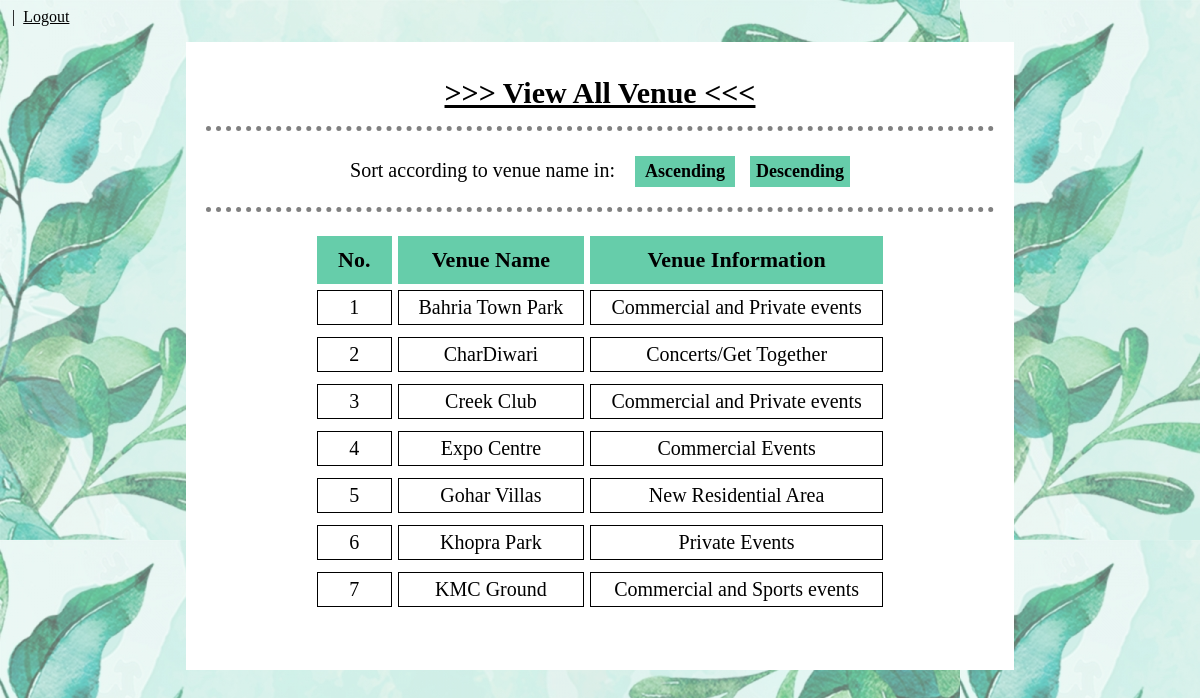
Page /Urban_Management_Final/DB_Project/venue_manage_view.php (signed in) on the committed database.
### tables this page shows
CREATE TABLE `venue_details` (
  `VenueID` int(11) NOT NULL,
  `VenueName` varchar(80) NOT NULL,
  `VenueInfo` varchar(100) NOT NULL
);

### Urban_Management_Final/DB_Project/venue_manage_view.php (the view, shortened to what this page needs)
<?php
	include "database/connect.php";
	include 'session.php';
?>
<!DOCTYPE html>
<html>
<head>
</head>
<body background="image\bg.png">
	<div id="view" align="center">
		<br>
		<p><span style="text-decoration: underline;font-weight: 900;font-size: 30px"> >>> View All Venue <<< </span></p>
		<hr>
		<form action="venue_manage_view.php" method="POST" style="font-size: 20px;">
			Sort according to venue name in: &nbsp;&nbsp;
			<input type="submit" name="ascending" value="Ascending">&nbsp;&nbsp;
			<input type="submit" name="descending" value="Descending">
		</form>
		<hr>
		<table align="center" cellpadding="20px" cellspacing="6px">
			<tr>
				<th>No.</th>
				<th>Venue Name</th>
				<th>Venue Information</th>
			</tr>
			<?php
				$conn = mysqli_connect($servername, $username, $password, $dbname);
				if (isset($_POST['ascending'])) {
					$count=0;
					$read_venue = "SELECT * FROM venue_details ORDER BY VenueName ASC";
					$result_read_venue = mysqli_query($conn, $read_venue);
					if(mysqli_num_rows($result_read_venue)>0){
						while($row = mysqli_fetch_array($result_read_venue, MYSQLI_ASSOC)){
							$count=$count+1;
							echo "<tr>";
							echo "<td>".$count."</td>";
							echo "<td>".$row['VenueName']."</td>";
							echo "<td>".$row['VenueInfo']."</td>";
							echo "<tr>";
						}
					}
				}
				else{
					$count=0;
					$read_venue = "SELECT * FROM venue_details ORDER BY VenueName ASC";
					$result_read_venue = mysqli_query($conn, $read_venue);
					if(mysqli_num_rows($result_read_venue)>0){
						while($row = mysqli_fetch_array($result_read_venue, MYSQLI_ASSOC)){
							$count=$count+1;
							echo "<tr>";
							echo "<td>".$count."</td>";
							echo "<td>".$row['VenueName']."</td>";
							echo "<td>".$row['VenueInfo']."</td>";
							echo "<tr>";
						}
					}
				}
			?>
		</table>
	</div>
</body>
</html>

### Urban_Management_Final/DB_Project/venue_manage_view.php (style rules this page uses)
form { margin-left: 60px; margin-top: 15px; margin-right: 60px; }
table { max-width:1200px; margin-bottom:50px; margin-left:auto; margin-right:auto; background-color: white; text-align:center; }
th { background-color: #66CDAA; border:1px solid #66CDAA; font-size: 22px; text-align: center; padding-top: 10px ; padding-bottom: 10px ; }
td { border:1px solid black; font-size: 20px; font-family: Times New Roman; text-align: center; padding-top: 5px ; padding-bottom: 5px ; }
input[type=submit] { padding: 5px; color: black; border: none; background-color: #66CDAA; font-weight: 700; font-family: Times New Roman; font-size: 18px; text-align: center; width: 100px; }
div { margin: auto; padding-bottom: 1px; width: 70%; background-color: white; }
hr { border-top: 5px dotted grey; border-bottom: none; border-left: none; border-right: none; width: 95%; padding-top: 10px }

### rows in the picture
venue_details: VenueName "Bahria Town Park", VenueInfo "Commercial and Private events"
venue_details: VenueName "CharDiwari", VenueInfo "Concerts/Get Together"
venue_details: VenueName "Creek Club", VenueInfo "Commercial and Private events"
venue_details: VenueName "Expo Centre", VenueInfo "Commercial Events"
venue_details: VenueName "Gohar Villas", VenueInfo "New Residential Area"
venue_details: VenueName "Khopra Park", VenueInfo "Private Events"
venue_details: VenueName "KMC Ground", VenueInfo "Commercial and Sports events"
